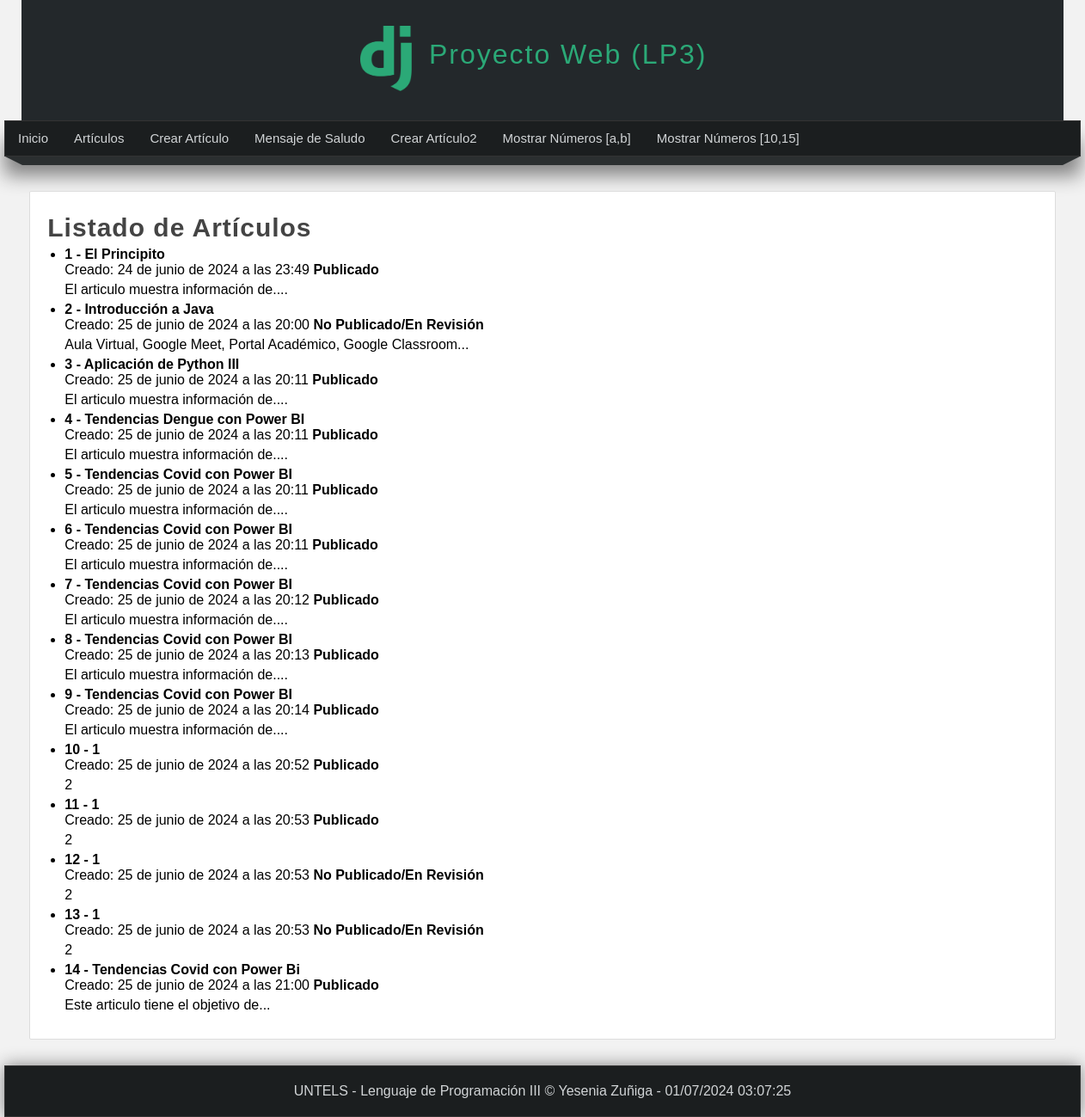
The page /listar-articulos/ on the database its author committed.
### miapp/models.py (models this page shows)
class Articulo(models.Model):
    titulo = models.CharField(max_length=150)
    contenido = models.TextField()
    imagen = models.ImageField(default='null')
    publicado = models.BooleanField()
    creado = models.DateTimeField(auto_now_add=True)
    actualizado = models.DateTimeField(auto_now=True)

### miapp/views.py (the view)
# urls.py: path('listar-articulos/',views.listar_articulos,name="listar_articulos"),
def listar_articulos(request):
    articulos = Articulo.objects.all();
    """articulos = Articulo.objects.filter(
        Q(titulo__contains="Py") |
        Q(titulo__contains="Hab")
    )"""
    return render(request, 'listar_articulos.html',{
        'articulos': articulos,
        'titulo': 'Listado de Artículos'
    })

### miapp/templates/listar_articulos.html (shortened to what this page needs)
{% extends 'layout.html' %}
{% block content %}
    <h1 class="title">{{titulo}} </h1>
    <ul>
        {% for articulo in articulos %}
            <li>
                <h4>{{articulo.id}} - {{articulo.titulo}}</h4>
                <span>Creado: {{articulo.creado}}</span>
                 {% if articulo.publicado %}
                    <strong> Publicado </strong>
                {% else %}
                    <strong> No Publicado/En Revisión </strong>
                {% endif %}
                 <p>{{articulo.contenido}}</p>
            </li>
        {% endfor %}
    </ul>
{% endblock %}

### miapp/templates/layout.html (shortened to what this page needs)
<!DOCTYPE html>
<html lang="es">
<head>
    {% load static %}
    <link rel="stylesheet" type="text/css" href="{% static 'css/style.css' %}" />
</head>
<body>
    <header>
        <div id="logotipo">
            <img src="{% static 'images/LogoDJango.png' %}" />
            <h1>Proyecto Web (LP3)</h1>
        </div>
    </header>
    <nav>
        <ul>
            <li>
                <a href="{% url 'inicio' %}"> Inicio</a>
            </li>
            <li>
                <a href="{% url 'listar_articulos' %}"> Artículos</a>
            </li>
            <li>
                <a href="{% url 'create_articulo' %}"> Crear Artículo</a>
            </li>
            <li>
                <a href="{% url 'saludo' %}"> Mensaje de Saludo</a>
            </li>
            <li>
                <a href="{% url 'create_full_articulo' %}"> Crear Artículo2</a>
            </li>
            <li>
                <a href="{% url 'rango' %}"> Mostrar Números [a,b]</a>
            </li>
            <li>
                <a href="{% url 'rango2' %}"> Mostrar Números [10,15]</a>
            </li>
        </ul>
    </nav>
    <div class="barra">
        <span class="esquina-izquierda"></span>
        <span class="relleno-barra"></span>
        <span class="esquina-derecha"></span>
    </div>
    <div id="content">
        <div class="box">
            {% block content %}{% endblock %}
        </div>
    </div>
    <footer>
        UNTELS - Lenguaje de Programación III &copy; Yesenia Zuñiga - {% now "d/m/Y h:m:s" %}
    </footer>
</body>
</html>

### miapp/static/css/style.css (style rules this page uses)
* { margin: 0px; padding: 0px; font-family: Arial, Helvetica, sans-serif; text-decoration: none; }
.box p, .box h2, .box h3, .box ul { margin-bottom: 5px; margin-top: 5px; }
.box ul, .box ol { margin-left: 20px; margin-bottom: 10px; }
body { background-color: #f2f2f2; }
header { width: 1212px; height: 140px; background-color: #23282B; margin: 0 auto; }
#logotipo { width: 35%; height: 130px; margin: 0 auto; padding-top: 10px; }
#logotipo img { display: block; width: 60px; float: left; margin-top: 20px; }
#logotipo h1 { display: block; float: left; margin-top: 35px; margin-left: 20px; letter-spacing: 2px; font-weight: lighter; color: #2ba977; }
nav { width: 1250px; height: 40px; margin: 0 auto; background-color: #1B1E1F; border: 1px solid #333333; box-shadow: 0px 22px 22px gray; font-size: 15px; }
nav ul { list-style: none; text-decoration: none; }
nav ul li { line-height: 40px; float: left; }
nav ul li a { display: block; padding-left: 15px; padding-right: 15px; color: #d1d4d6; }
.barra { width: 1250px; margin: 0 auto; }
.esquina-izquierda { display: block; border-left: 20px solid transparent; border-top: 10px solid #2B2F30; float: left; }
.esquina-derecha { display: block; border-right: 20px solid transparent; border-top: 10px solid #2B2F30; float: right; }
.relleno-barra { display: block; width: 1210px; height: 10px; background: #2B2F30; float: left; }
#content { width: 1212px; min-height: 930px; margin: 0 auto; margin-bottom: 30px; margin-top: 40px; }
.box { background: white; width: 95%; min-height: 930px; padding: 20px; border: 1px solid #ddd; border-radius: 2px; margin: 0 auto; }
.title { color: #444; letter-spacing: 1px; font-size: 30px; margin-bottom: 4px; margin-top: 5px; }
footer { width: 1250px; background-color: #1B1E1F; border: 1px solid #333; color: #d1d4d6; text-align: center; margin: 0 auto; padding-top: 20px; padding-bottom: 20px; box-shadow: 0px 0px 20px gray; }

### rows shown on the page
Articulo: id "1", titulo "El Principito", creado "24 de junio de 2024 a las 23:49", publicado "Publicado", contenido "El articulo muestra información de...."
Articulo: id "2", titulo "Introducción a Java", creado "25 de junio de 2024 a las 20:00", publicado "No Publicado/En Revisión", contenido "Aula Virtual, Google Meet, Portal Académico, Google Classroom..."
Articulo: id "3", titulo "Aplicación de Python III", creado "25 de junio de 2024 a las 20:11", publicado "Publicado", contenido "El articulo muestra información de...."
Articulo: id "4", titulo "Tendencias Dengue con Power BI", creado "25 de junio de 2024 a las 20:11", publicado "Publicado", contenido "El articulo muestra información de...."
Articulo: id "5", titulo "Tendencias Covid con Power BI", creado "25 de junio de 2024 a las 20:11", publicado "Publicado", contenido "El articulo muestra información de...."
Articulo: id "6", titulo "Tendencias Covid con Power BI", creado "25 de junio de 2024 a las 20:11", publicado "Publicado", contenido "El articulo muestra información de...."
Articulo: id "7", titulo "Tendencias Covid con Power BI", creado "25 de junio de 2024 a las 20:12", publicado "Publicado", contenido "El articulo muestra información de...."
Articulo: id "8", titulo "Tendencias Covid con Power BI", creado "25 de junio de 2024 a las 20:13", publicado "Publicado", contenido "El articulo muestra información de...."
Articulo: id "9", titulo "Tendencias Covid con Power BI", creado "25 de junio de 2024 a las 20:14", publicado "Publicado", contenido "El articulo muestra información de...."
Articulo: id "10", titulo "1", creado "25 de junio de 2024 a las 20:52", publicado "Publicado", contenido "2"
Articulo: id "11", titulo "1", creado "25 de junio de 2024 a las 20:53", publicado "Publicado", contenido "2"
Articulo: id "12", titulo "1", creado "25 de junio de 2024 a las 20:53", publicado "No Publicado/En Revisión", contenido "2"
Articulo: id "13", titulo "1", creado "25 de junio de 2024 a las 20:53", publicado "No Publicado/En Revisión", contenido "2"
Articulo: id "14", titulo "Tendencias Covid con Power Bi", creado "25 de junio de 2024 a las 21:00", publicado "Publicado", contenido "Este articulo tiene el objetivo de..."

### other values the page prints
{{ titulo }} "Listado de Artículos"
